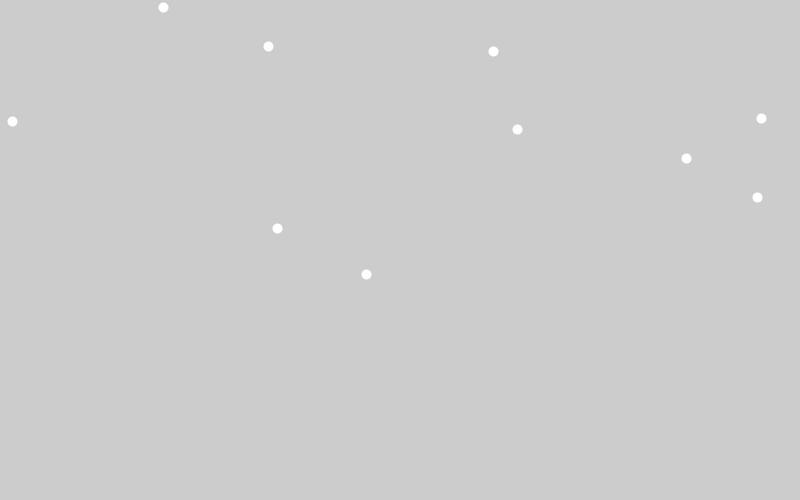
Frame 1 (no input)
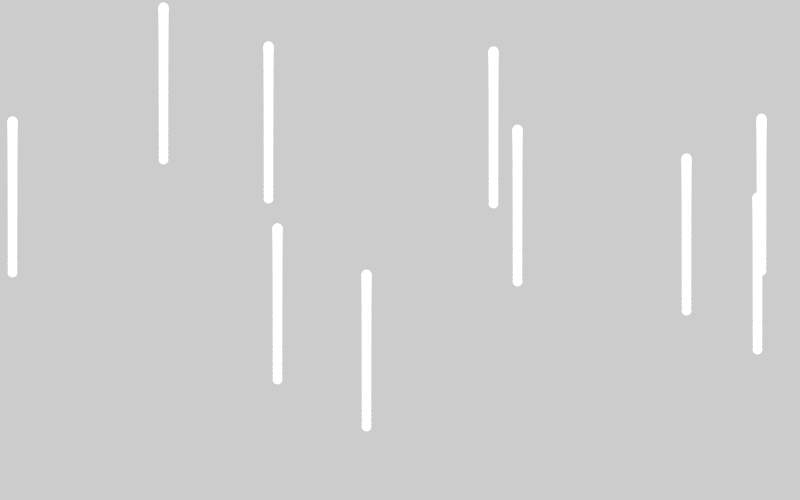
Frame 60 (the mouse pressed at the canvas centre just before this capture)
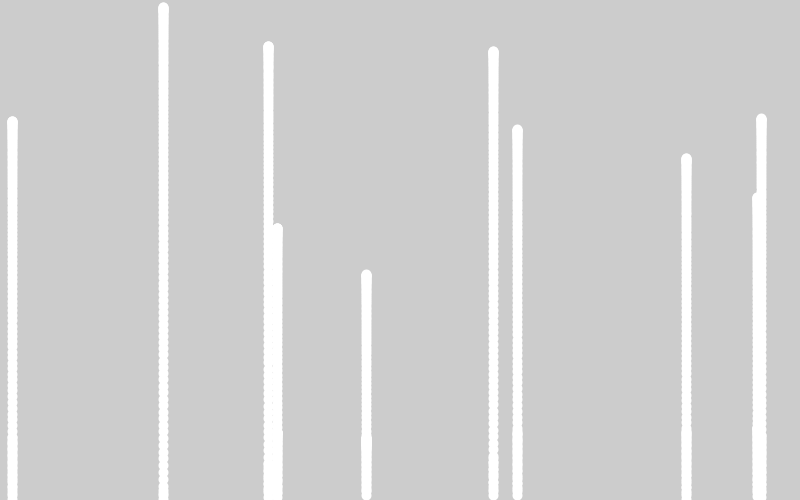
Frame 120 (the mouse held since frame 60 and released just before this capture)

The Processing sketch that drew these frames (run headless with seeded random() and noise(); from frame 60 on, the mouse is pressed at the canvas centre):

// Processing sketch: reflect01
// ── reflect01.pde
PVector p0 = new PVector(0,0);
PVector[] positions;
PVector[] velocities;

// acceleration m/s^2
PVector gravity = new PVector(0,0.1);

int N = 10;

void setup() {
 size(800,500); 
 frameRate(20);
 
 positions = new PVector[N];
 velocities = new PVector[N];
 
 for (int i=0; i<N; i++) {
   positions[i] = new PVector(random(0,width), random(0,height));
   velocities[i] = new PVector(0,0); //new PVector(random(-12,12), random(-12,12));   
 }
}

PVector reflect (PVector velocity, PVector normal) {
  float resilience = 0.7f;
  
  PVector newVelocity = velocity.get();
  PVector normalForce = normal.get();

  float dot = normal.dot(velocity);
  normalForce.mult(2*dot);
  newVelocity.sub(normalForce);
  newVelocity.mult(resilience);

  return newVelocity;  
}


void update() {
 for (int i=0; i<N; i++) {
   
    
    // add force to velocity
    velocities[i].add(gravity);


   // if collide with border, set velocity to reflected vector
    if (positions[i].x + velocities[i].x < 0 ) {
      velocities[i] = reflect(velocities[i], new PVector(-1,0));
    }
    if (positions[i].x + velocities[i].x > width ) {
      velocities[i] = reflect(velocities[i], new PVector(1,0));
    }
    if (positions[i].y + velocities[i].y < 0 ) {
      velocities[i] = reflect(velocities[i], new PVector(0,-1));
    }
    if (positions[i].y + velocities[i].y > height ) {
      velocities[i] = reflect(velocities[i], new PVector(0,1));
    }    
    // update position vel = vel + acc*dt
    positions[i].add(velocities[i]); 
 
     
    // dampl movement
    velocities[i].mult(0.99f);

 }
}

void draw() {
  
  update();
  clear();
  stroke(255);
  strokeWeight(10);
  for (int i=0; i<N; i++) {
    point(positions[i].x, positions[i].y);
  }
}
